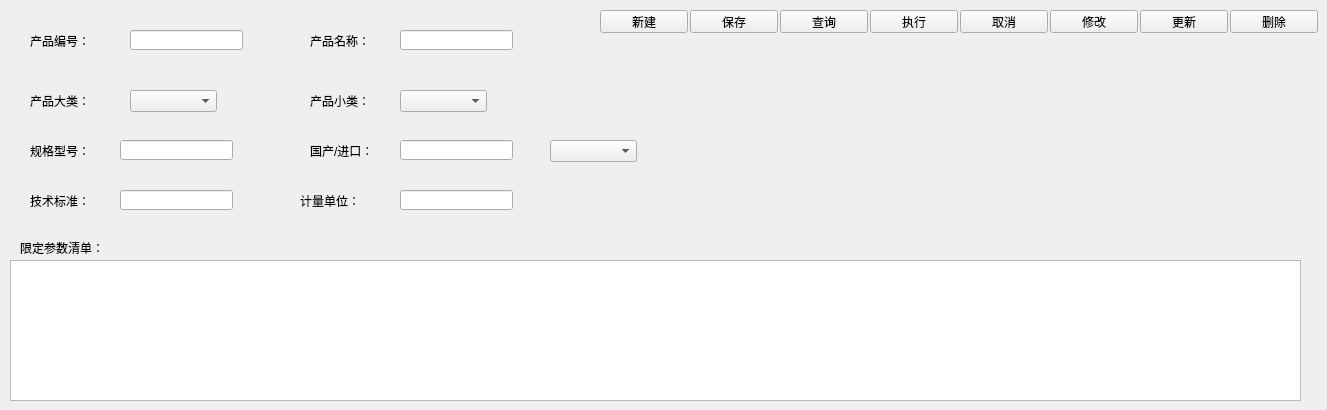
    <widget class="QWidget" name="Dtab_Product">
     <attribute name="title">
      <string>产品详情</string>
     </attribute>
     <widget class="QLineEdit" name="lEdit_Prod_No">
      <property name="geometry">
       <rect>
        <x>130</x>
        <y>30</y>
        <width>113</width>
        <height>20</height>
       </rect>
      </property>
     </widget>
     <widget class="QLabel" name="label_106">
      <property name="geometry">
       <rect>
        <x>30</x>
        <y>30</y>
        <width>71</width>
        <height>21</height>
       </rect>
      </property>
      <property name="text">
       <string>产品编号：</string>
      </property>
     </widget>
     <widget class="QLabel" name="label_107">
      <property name="geometry">
       <rect>
        <x>30</x>
        <y>90</y>
        <width>71</width>
        <height>21</height>
       </rect>
      </property>
      <property name="text">
       <string>产品大类：</string>
      </property>
     </widget>
     <widget class="QLineEdit" name="lEdit_Prod_TypeName">
      <property name="geometry">
       <rect>
        <x>120</x>
        <y>140</y>
        <width>113</width>
        <height>20</height>
       </rect>
      </property>
     </widget>
     <widget class="QLabel" name="label_108">
      <property name="geometry">
       <rect>
        <x>30</x>
        <y>140</y>
        <width>71</width>
        <height>21</height>
       </rect>
      </property>
      <property name="text">
       <string>规格型号：</string>
      </property>
     </widget>
     <widget class="QLineEdit" name="lEdit_Prod_TechStandard">
      <property name="geometry">
       <rect>
        <x>120</x>
        <y>190</y>
        <width>113</width>
        <height>20</height>
       </rect>
      </property>
     </widget>
     <widget class="QLabel" name="label_109">
      <property name="geometry">
       <rect>
        <x>30</x>
        <y>190</y>
        <width>71</width>
        <height>21</height>
       </rect>
      </property>
      <property name="text">
       <string>技术标准：</string>
      </property>
     </widget>
     <widget class="QLineEdit" name="lEdit_Prod_Name">
      <property name="geometry">
       <rect>
        <x>400</x>
        <y>30</y>
        <width>113</width>
        <height>20</height>
       </rect>
      </property>
     </widget>
     <widget class="QLabel" name="label_110">
      <property name="geometry">
       <rect>
        <x>310</x>
        <y>30</y>
        <width>71</width>
        <height>21</height>
       </rect>
      </property>
      <property name="text">
       <string>产品名称：</string>
      </property>
     </widget>
     <widget class="QLabel" name="label_111">
      <property name="geometry">
       <rect>
        <x>310</x>
        <y>90</y>
        <width>71</width>
        <height>21</height>
       </rect>
      </property>
      <property name="text">
       <string>产品小类：</string>
      </property>
     </widget>
     <widget class="QLineEdit" name="lEdit_Prod_Origin">
      <property name="geometry">
       <rect>
        <x>400</x>
        <y>140</y>
        <width>113</width>
        <height>20</height>
       </rect>
      </property>
     </widget>
     <widget class="QLabel" name="label_112">
      <property name="geometry">
       <rect>
        <x>310</x>
        <y>140</y>
        <width>71</width>
        <height>21</height>
       </rect>
      </property>
      <property name="text">
       <string>国产/进口：</string>
      </property>
     </widget>
     <widget class="QLineEdit" name="lEdit_Prod_Unit">
      <property name="geometry">
       <rect>
        <x>400</x>
        <y>190</y>
        <width>113</width>
        <height>20</height>
       </rect>
      </property>
     </widget>
     <widget class="QLabel" name="label_113">
      <property name="geometry">
       <rect>
        <x>300</x>
        <y>190</y>
        <width>71</width>
        <height>21</height>
       </rect>
      </property>
      <property name="text">
       <string>计量单位：</string>
      </property>
     </widget>
     <widget class="QTableWidget" name="tbw_Product_parameter">
      <property name="geometry">
       <rect>
        <x>10</x>
        <y>260</y>
        <width>1291</width>
        <height>141</height>
       </rect>
      </property>
     </widget>
     <widget class="QLabel" name="label_114">
      <property name="geometry">
       <rect>
        <x>20</x>
        <y>240</y>
        <width>121</width>
        <height>16</height>
       </rect>
      </property>
      <property name="text">
       <string>限定参数清单：</string>
      </property>
     </widget>
     <widget class="QComboBox" name="cBox_Prod_TypeA">
      <property name="geometry">
       <rect>
        <x>130</x>
        <y>90</y>
        <width>87</width>
        <height>22</height>
       </rect>
      </property>
     </widget>
     <widget class="QComboBox" name="cBox_Prod_TypeB">
      <property name="geometry">
       <rect>
        <x>400</x>
        <y>90</y>
        <width>87</width>
        <height>22</height>
       </rect>
      </property>
     </widget>
     <widget class="QPushButton" name="pbtn_Product_Query">
      <property name="geometry">
       <rect>
        <x>780</x>
        <y>10</y>
        <width>88</width>
        <height>23</height>
       </rect>
      </property>
      <property name="text">
       <string>查询</string>
      </property>
     </widget>
     <widget class="QPushButton" name="pbtn_Product_Cancel">
      <property name="geometry">
       <rect>
        <x>960</x>
        <y>10</y>
        <width>88</width>
        <height>23</height>
       </rect>
      </property>
      <property name="text">
       <string>取消</string>
      </property>
     </widget>
     <widget class="QPushButton" name="pbtn_Product_Save">
      <property name="geometry">
       <rect>
        <x>690</x>
        <y>10</y>
        <width>88</width>
        <height>23</height>
       </rect>
      </property>
      <property name="text">
       <string>保存</string>
      </property>
     </widget>
     <widget class="QPushButton" name="pbtn_Product_Update">
      <property name="geometry">
       <rect>
        <x>1140</x>
        <y>10</y>
        <width>88</width>
        <height>23</height>
       </rect>
      </property>
      <property name="text">
       <string>更新</string>
      </property>
     </widget>
     <widget class="QPushButton" name="pbtn_Product_Delete">
      <property name="geometry">
       <rect>
        <x>1230</x>
        <y>10</y>
        <width>88</width>
        <height>23</height>
       </rect>
      </property>
      <property name="text">
       <string>删除</string>
      </property>
     </widget>
     <widget class="QPushButton" name="pbtn_Product_Modify">
      <property name="geometry">
       <rect>
        <x>1050</x>
        <y>10</y>
        <width>88</width>
        <height>23</height>
       </rect>
      </property>
      <property name="text">
       <string>修改</string>
      </property>
     </widget>
     <widget class="QPushButton" name="pbtn_Product_Run">
      <property name="geometry">
       <rect>
        <x>870</x>
        <y>10</y>
        <width>88</width>
        <height>23</height>
       </rect>
      </property>
      <property name="text">
       <string>执行</string>
      </property>
     </widget>
     <widget class="QPushButton" name="pbtn_Product_New">
      <property name="geometry">
       <rect>
        <x>600</x>
        <y>10</y>
        <width>88</width>
        <height>23</height>
       </rect>
      </property>
      <property name="text">
       <string>新建</string>
      </property>
     </widget>
     <widget class="QComboBox" name="cBox_Prod_Origin">
      <property name="geometry">
       <rect>
        <x>550</x>
        <y>140</y>
        <width>87</width>
        <height>22</height>
       </rect>
      </property>
     </widget>
    </widget>
